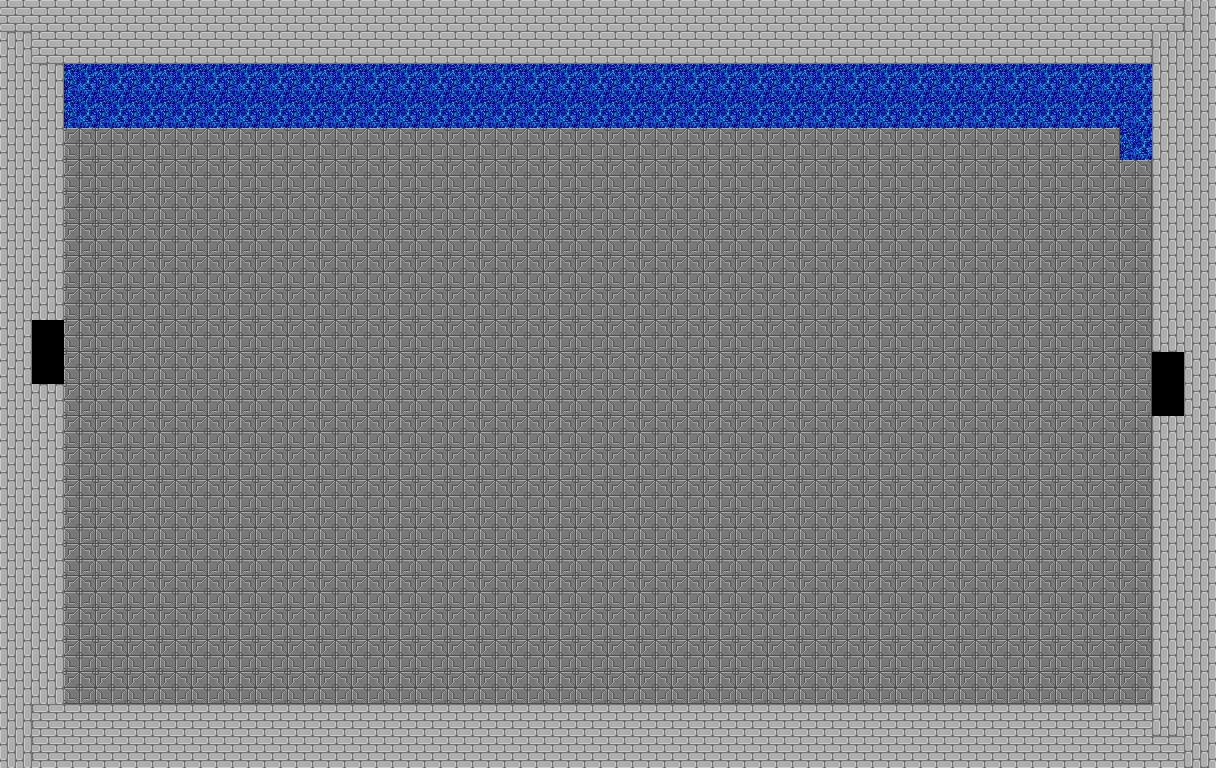

This game map was drawn from its Tiled (.tmx) file and the tilesets committed beside it. A one-line description and the trimmed map source follow:
An orthogonal 38x24 tile map with 32x32 px tiles, 3 tile layers (background, objects, overlay) and 5 objects (5x event).

<map version="1.0" tiledversion="1.1.3" orientation="orthogonal" renderorder="right-down" width="38" height="24" tilewidth="32" tileheight="32" infinite="0" nextobjectid="12">
 <tileset firstgid="1" source="tileset.tsx" />
 <layer name="background" width="38" height="24">
  <data>[912 cells, 912 non-empty, 4 distinct tile ids]</data>
 </layer>
 <layer name="objects" width="38" height="24">
  <data>[912 cells, 1 non-empty, 1 distinct tile ids]</data>
 </layer>
 <objectgroup name="collisions">
  <object id="1" name="door_to_02" type="event" x="1152" y="352" width="32" height="64">
   <properties>
    <property name="collision" value="TRUE" />
    <property name="collisionType" value="wall" />
    <property name="eventName" value="Teleport" />
    <property name="parameters" value="dungeon_00, 3, 11" />
    <property name="trigger" value="TOUCH" />
   </properties>
  </object>
  <object id="3" name="treasure" type="event" x="160" y="0" width="32" height="32">
   <properties>
    <property name="collision" value="TRUE" />
    <property name="collisionType" value="wall" />
    <property name="eventName" value="Treasure" />
    <property name="image" value="event/chest/field/stand/down" />
    <property name="parameters" value="Tonic" />
    <property name="trigger" value="PRESS" />
   </properties>
  </object>
  <object id="4" name="door_to_02" type="event" x="32" y="320" width="32" height="64">
   <properties>
    <property name="collision" value="TRUE" />
    <property name="collisionType" value="wall" />
    <property name="eventName" value="Teleport" />
    <property name="parameters" value="dungeon_03, 28, 11" />
    <property name="trigger" value="PRESS" />
   </properties>
  </object>
  <object id="8" name="eyekey" type="event" x="480" y="128" width="32" height="32">
   <properties>
    <property name="collision" value="FALSE" />
    <property name="collisionType" value="OBSTACLE" />
    <property name="eventName" value="Pickup" />
    <property name="image" value="items/eyekey/icon" />
    <property name="parameters" value="Eye Key A" />
    <property name="trigger" value="TOUCH" />
   </properties>
  </object>
  <object id="10" name="spawnEyesore" type="event" x="480" y="256" width="32" height="32">
   <properties>
    <property name="collisionType" value="OBSTACLE" />
    <property name="eventName" value="SpawnEnemy" />
    <property name="parameters" value="Eyesore, Eyesore, Mouthsore" />
    <property name="trigger" value="AUTO" />
   </properties>
  </object>
 </objectgroup>
 <objectgroup name="collisionactors" />
 <layer name="overlay" width="38" height="24">
  <data>[912 cells, 75 non-empty, 2 distinct tile ids]</data>
 </layer>
</map>
